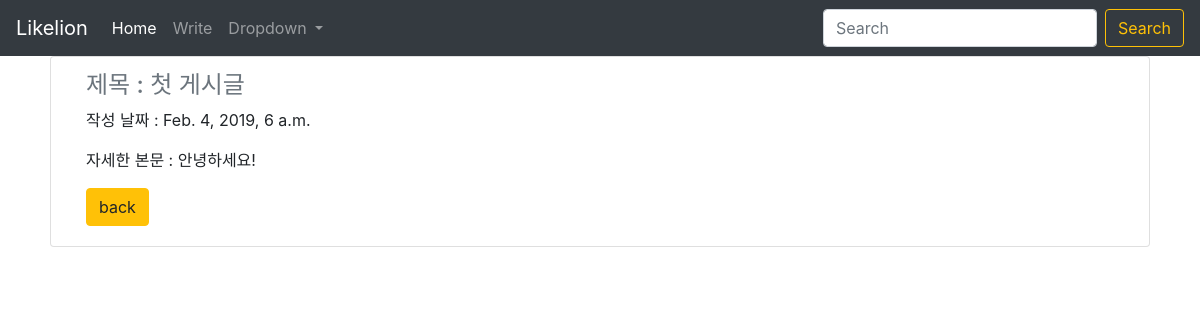
Page /myblog/1 on the committed database.
### myblog/models.py (models this page shows, shortened)
class Myblog(models.Model):
  title = models.CharField(max_length=200)
  pub_date = models.DateTimeField('date published')
  body = models.TextField()

### myblog/views.py (the view)
# urls.py: path('myblog/<int:blog_id>',myblog.views.detail, name="detail"),
def detail(request, blog_id):
  blog_detail = get_object_or_404(Myblog, pk = blog_id)
  return render(request, 'detail.html', {'myblog':blog_detail})

### myblog/templates/detail.html
{%extends 'base.html'%}
{%block contents%}
<body>
  <div class="card mx-auto col-md-11">
    <div class="card-body">
      <h4 class="card-subtitle mb-2 text-muted">제목 : {{myblog.title}}</h4>
      <p class="card-text">작성 날짜 : {{myblog.pub_date}}</p>
      <p class="card-text">자세한 본문 : {{myblog.body}}</p>
      <a href="{%url 'home' %}" class="btn btn-warning">back</a>
    </div>
  </div>
</body>
{%endblock%}

### rows in the picture
Myblog: title "첫 게시글", pub_date "Feb. 4, 2019, 6 a.m.", body "안녕하세요!"
